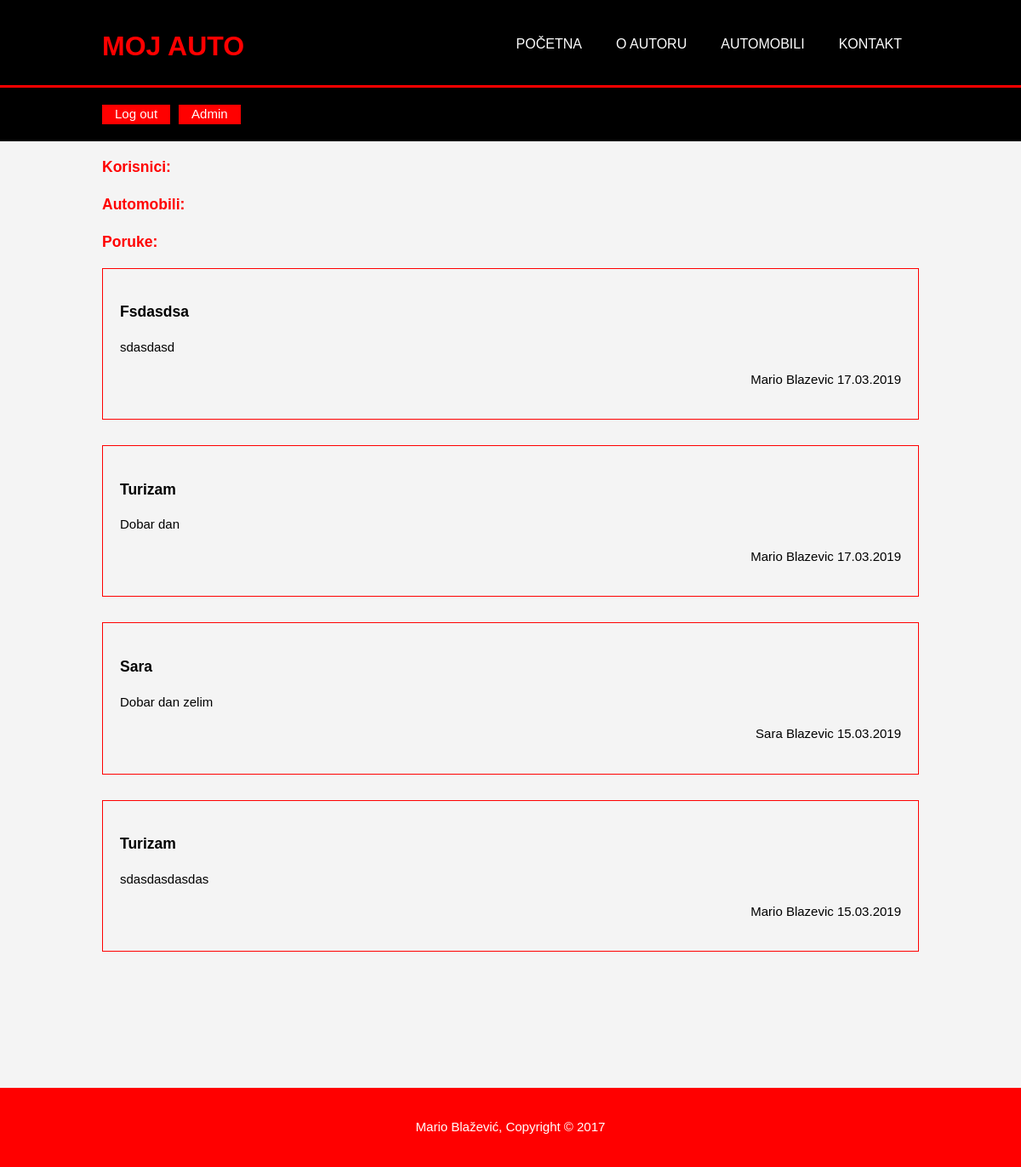
The app's page /admin.php?page=messages (signed in) with its own data.
### tables this page shows
CREATE TABLE `meni` (
  `idMeni` int(11) NOT NULL,
  `naziv` varchar(50) NOT NULL,
  `naslov` varchar(30) NOT NULL
);

CREATE TABLE `poruka` (
  `idPoruka` int(255) NOT NULL,
  `imePrezime` varchar(50) NOT NULL,
  `naslov` varchar(100) NOT NULL,
  `tekst` text NOT NULL,
  `datum` datetime NOT NULL DEFAULT CURRENT_TIMESTAMP
);

### views/messages.php (the view)
<div class="container">
    <?php
    include('modules/conn.php');
    $upit = "select * from poruka order by datum desc";
    $priprema = $conn->query($upit);
    if($priprema){
        $podaci = $priprema->fetchAll();
        foreach($podaci as $podatak){
            $datum = $podatak->datum;
            $tmp = strtotime($datum);
            $datumIspis = date("d.m.Y",$tmp);
            echo "<div class='poruka'>
                    <h3>$podatak->naslov</h3>
                    <p>$podatak->tekst</p>
                    <p class='korisnik'>$podatak->imePrezime $datumIspis</p>
                </div>";
        }
    }
?>
</div>

### views/header.php
<header>
      <div class="container">
        <div id="branding">
        <a href="index.php"><h1><span class="highlight">Moj Auto</span></h1></a>
        </div>
        <nav>
          <ul>
          <?php
            include('./modules/conn.php');
            $upit = "select * from meni";
            $izvrsenje = $conn->query($upit);
            if($izvrsenje){
              $podaci = $izvrsenje->fetchAll();
              foreach($podaci as $podatak){
                echo "<li><a href='index.php?page=$podatak->naziv'>".$podatak->naslov."</a></li>";
              }
            }
          ?>
          </ul>
        </nav>
      </div>
</header>

### css/style.css (style rules this page uses)
body { font: 15px/1.5 Arial, Helvetica,sans-serif; padding:0; margin:0; background-color:#f4f4f4; }
.container { width:80%; margin:auto; overflow:hidden; }
ul { margin:0; padding:0; }
a { text-decoration: none; color:black; }
header { background:black; color:#ffffff; padding-top:30px; min-height:70px; border-bottom:red 3px solid; }
header a { color:#ffffff; text-decoration:none; text-transform: uppercase; font-size:16px; }
header li { float:left; display:inline; padding: 0 20px 0 20px; }
header #branding { float:left; }
header #branding h1 { margin:0; }
header nav { float:right; margin-top:10px; }
header .highlight, header .current a { color:red; font-weight:bold; }
.poruka { border:1px solid red; padding:20px; margin-bottom:30px; }
.korisnik { text-align: right; }

### records on screen
meni: naslov "POČETNA"
meni: naslov "O AUTORU"
meni: naslov "AUTOMOBILI"
meni: naslov "KONTAKT"
poruka: naslov "Fsdasdsa", tekst "sdasdasd", imePrezime "Mario Blazevic", datum "17.03.2019"
poruka: naslov "Turizam", tekst "Dobar dan", imePrezime "Mario Blazevic", datum "17.03.2019"
poruka: naslov "Sara", tekst "Dobar dan zelim", imePrezime "Sara Blazevic", datum "15.03.2019"
poruka: naslov "Turizam", tekst "sdasdasdasdas", imePrezime "Mario Blazevic", datum "15.03.2019"
